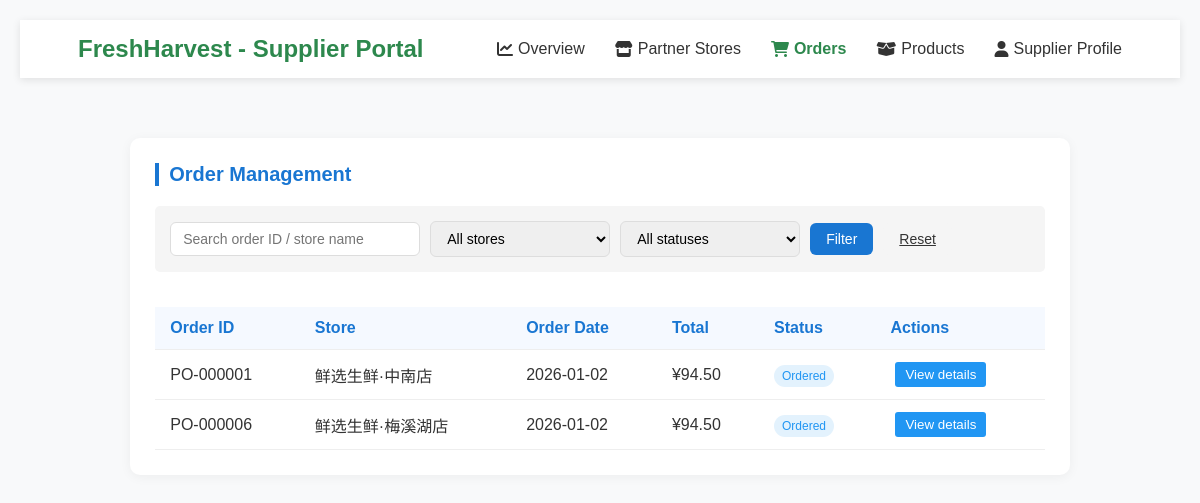
Page /supplier/orders.php (signed in) on the earlier database version.
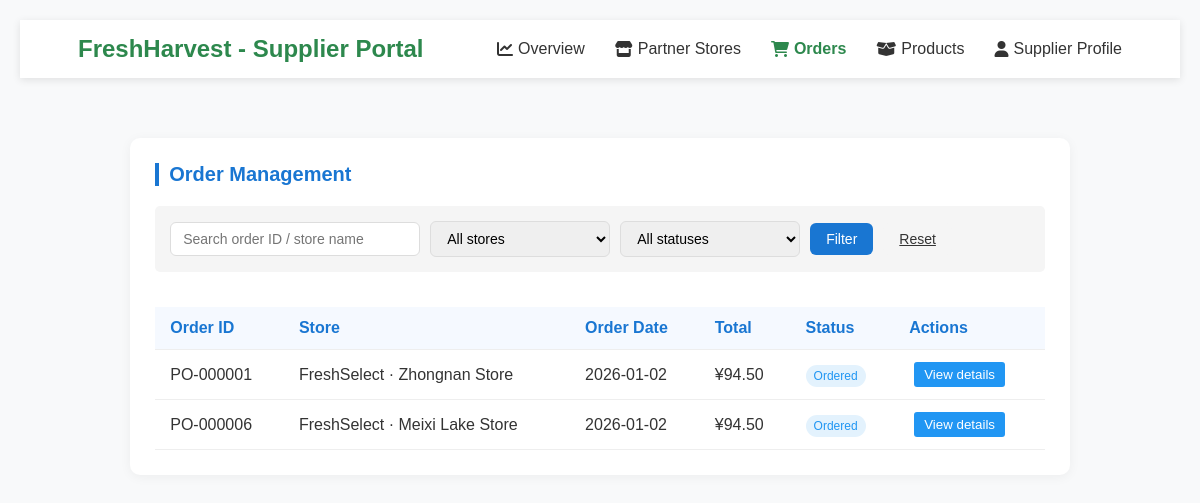
Same page on the later database version.
### tables this page shows
CREATE TABLE IF NOT EXISTS `PurchaseOrder` (
  `purchase_order_ID` INT NOT NULL AUTO_INCREMENT,
  `supplier_ID` INT NOT NULL, 
  `branch_ID` INT NOT NULL, 
  `date` DATE NOT NULL, 
  `status` ENUM('pending', 'ordered', 'received', 'cancelled') DEFAULT 'pending',
  `total_amount` DECIMAL(10,2) DEFAULT 0,
  PRIMARY KEY (`purchase_order_ID`),
  CONSTRAINT `fk_branch_id`
    FOREIGN KEY (`branch_ID`)
    REFERENCES `Branch` (`branch_ID`)
    ON DELETE NO ACTION
    ON UPDATE NO ACTION,
  CONSTRAINT `fk_supplier_id`
    FOREIGN KEY (`supplier_ID`)
    REFERENCES `Supplier` (`supplier_ID`)
    ON DELETE NO ACTION
    ON UPDATE NO ACTION);

CREATE TABLE IF NOT EXISTS `Branch` (
  `branch_ID` INT NOT NULL AUTO_INCREMENT,
  `branch_name` VARCHAR(100) UNIQUE NOT NULL,
  `address` VARCHAR(255) NOT NULL,
  `phone` VARCHAR(20) NULL,
  `email` VARCHAR(100) NULL,
  `manager_ID` INT NULL,  
  `manager_phone` VARCHAR(20) NULL,
  `status` ENUM('active', 'inactive', 'under_renovation') DEFAULT 'active',
  `created_at` TIMESTAMP DEFAULT CURRENT_TIMESTAMP,
  PRIMARY KEY (`branch_ID`)

);

### supplier/inc/data.php (called while the page is built, shortened)
<?php
function getDBConnection() {
    $servername = "localhost";
    $username = "supplier_user";
    $password = "YourPassword123!";
    $dbname = "mydb";
    $conn = new mysqli($servername, $username, $password, $dbname);
    $conn->set_charset("utf8mb4");
    return $conn;
}
function getSupplierPurchaseOrders($status = NULL, $branchId = 0, $supplierId = 0, $search = '') {
    $conn = getDBConnection();
    $sql = "SELECT po.*, b.branch_name, b.address as branch_address
            FROM PurchaseOrder po
            JOIN Branch b ON po.branch_ID = b.branch_ID
            WHERE po.supplier_ID = ?";
    $params = [$supplierId];
    $paramTypes = 'i';
    $sql .= " ORDER BY po.date DESC";
    $stmt = $conn->prepare($sql);
    $stmt->bind_param($paramTypes, ...$params);
    $stmt->execute();
    $result = $stmt->get_result();
    $orders = [];
    while ($row = $result->fetch_assoc()) {
        $orders[] = $row;
    }
    return $orders;
}
function formatAmount($amount) {
    return '¥' . number_format($amount, 2);
}
?>

### supplier/orders.php (the view, shortened to what this page needs)
<?php
require_once __DIR__ . '/inc/data.php';
$statusFilter = isset($_GET['status']) ? trim($_GET['status']) : '';
$branchFilter = isset($_GET['branch']) ? (int)$_GET['branch'] : 0;
$searchTerm = isset($_GET['search']) ? trim($_GET['search']) : '';
$orders = getSupplierPurchaseOrders(
    $statusFilter !== '' ? $statusFilter : null,
    $branchFilter > 0 ? $branchFilter : null,
    $_SESSION['supplier_id'],
    $searchTerm !== '' ? $searchTerm : null
);
$statusOptions = [
    'pending' => 'Pending',
    'ordered' => 'Ordered',
    'received' => 'Received',
    'cancelled' => 'Cancelled'
];
?>
<!DOCTYPE html>
<html lang="en">
<head>
</head>
<body>
    <?php include 'header.php'; ?>
    <main class="main">
        <section class="section">
            <h2 class="section-title">Order Management</h2>
            <div class="filter-bar">
                <form method="get" style="display: flex; gap: 10px; align-items: center; flex-wrap: wrap;">
                    <input type="text" class="filter-input" name="search" placeholder="Search order ID / store name" value="<?php echo htmlspecialchars($searchTerm); ?>">
                    <select class="filter-select" name="branch">
                        <option value="">All stores</option>
                    </select>
                    <select class="filter-select" name="status">
                        <option value="">All statuses</option>
                    </select>
                    <button type="submit" class="btn btn-primary">Filter</button>
                    <a href="orders.php" class="btn" style="background-color: #f5f5f5; color: #333;">Reset</a>
                </form>
            </div>
            <div style="overflow-x: auto;">
                <table class="order-table">
                    <thead>
                        <tr>
                            <th>Order ID</th>
                            <th>Store</th>
                            <th>Order Date</th>
                            <th>Total</th>
                            <th>Status</th>
                            <th>Actions</th>
                        </tr>
                    </thead>
                    <tbody>
                        <?php if (empty($orders)): ?>
                            <tr>
                                <td colspan="6" style="text-align: center; padding: 30px;">No orders found</td>
                            </tr>
                        <?php else: ?>
                            <?php foreach ($orders as $order): ?>
                                <tr>
                                    <td>PO-<?php echo str_pad($order['purchase_order_ID'], 6, '0', STR_PAD_LEFT); ?></td>
                                    <td><?php echo htmlspecialchars($order['branch_name']); ?></td>
                                    <td><?php echo date('Y-m-d', strtotime($order['date'])); ?></td>
                                    <td><?php echo formatAmount($order['total_amount']); ?></td>
                                    <td>
                                        <span class="status-tag status-<?php echo $order['status']; ?>">
                                            <?php echo $statusOptions[$order['status']] ?? $order['status']; ?>
                                        </span>
                                    </td>
                                    <td>
                                        <button class="action-btn detail-btn" onclick="viewOrderDetail(<?php echo $order['purchase_order_ID']; ?>)">
                                            View details
                                        </button>
                                    </td>
                                </tr>
                            <?php endforeach; ?>
                        <?php endif; ?>
                    </tbody>
                </table>
            </div>
        </section>
    </main>
</body>
</html>

Differences in the rows shown:
changed through a linked row, purchaseorder "000001": branch_ID.branch_name "鲜选生鲜·中南店" → "FreshSelect · Zhongnan Store"
changed through a linked row, purchaseorder "000006": branch_ID.branch_name "鲜选生鲜·梅溪湖店" → "FreshSelect · Meixi Lake Store"
